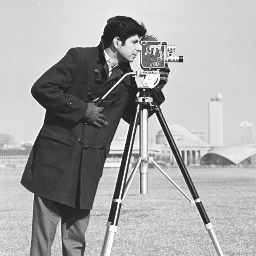
#> input picture cameraman.png, 256 x 256 px, found by its file name
$ python test_single_image.py
#> lines starting #> are read from the running program, lines starting #| are printed output that depends on the picture; after the words box and inside, x2 and y2 are one past the last pixel; in counts of white or black regions, pixels touching at a corner belong together; long printed decimals are rounded
### chaotic_maps/coupled_3d_uint64.py
MASK = (1 << 64) - 1


def chaotic_map_step(x, y, z, r1, r2, r3):

    x = int(x) & MASK
    y = int(y) & MASK
    z = int(z) & MASK

    r1 = int(r1) | 1  # force odd
    r2 = int(r2) | 1
    r3 = int(r3) | 1

    # Linear coupling
    x_new = (x * r1 + y) & MASK
    y_new = (y * r2 + z) & MASK
    z_new = (z * r3 + x_new) & MASK

    # Bit diffusion
    x_new = (x_new ^ (x_new >> 17)) & MASK
    y_new = (y_new ^ (y_new >> 23)) & MASK
    z_new = (z_new ^ (z_new >> 29)) & MASK

    return x_new, y_new, z_new

def initialize_state(seed_params: dict, config: dict):

    x = seed_params["x0"] & MASK
    y = seed_params["y0"] & MASK
    z = seed_params["z0"] & MASK

    r1 = seed_params["r1"] & MASK
    r2 = seed_params["r2"] & MASK
    r3 = seed_params["r3"] & MASK

    discard = config["lightweight_3d_uint64"]["discard_transient"]

    # Transient discard
    for _ in range(discard):
        x, y, z = chaotic_map_step(x, y, z, r1, r2, r3)

    return {
        "x": x,
        "y": y,
        "z": z,
        "r1": r1,
        "r2": r2,
        "r3": r3
    }


def iterate(state: dict):

    x, y, z = chaotic_map_step(
        state["x"],
        state["y"],
        state["z"],
        state["r1"],
        state["r2"],
        state["r3"]
    )

    state["x"] = x
    state["y"] = y
    state["z"] = z

    return state


# [6 lines left out: function iterate_n, not called in this run]

### encryption/lightweight_image_encryptor.py
import numpy as np

from keygen.seed_derivation import derive_seed_sha512, split_seed
from chaotic_maps.coupled_3d_uint64 import initialize_state
from encryption.block_processor import encrypt_block, decrypt_block


# Utility: Split Image into Blocks
def split_into_blocks(image, block_size):
    h, w = image.shape
    blocks = []

    for i in range(0, h, block_size):
        for j in range(0, w, block_size):
            blocks.append(image[i:i+block_size, j:j+block_size])

    return blocks


def reconstruct_from_blocks(blocks, image_shape, block_size):
    h, w = image_shape
    reconstructed = np.zeros((h, w), dtype=np.uint8)

    idx = 0
    for i in range(0, h, block_size):
        for j in range(0, w, block_size):
            reconstructed[i:i+block_size, j:j+block_size] = blocks[idx]
            idx += 1

    return reconstructed

# Encryption
def encrypt_image(image, key_bytes, iv_bytes, config, return_keystream=False):

    image = image.astype(np.uint8)

    block_size = config["lightweight_3d_uint64"]["block_size"]

    # 1. Seed derivation
    seed = derive_seed_sha512(key_bytes, iv_bytes)
    seed_params = split_seed(seed)

    # 2. Initialize chaotic state
    state = initialize_state(seed_params, config)

    # 3. Initialize C_prev from IV (last byte)
    c_prev = iv_bytes[-1]

    # 4. Process blocks
    blocks = split_into_blocks(image, block_size)
    encrypted_blocks = []
    all_keystream = []

    for block in blocks:
        block = block.copy()
        encrypted_block, state, ks = encrypt_block(
            block,
            state,
            config
        )
        encrypted_blocks.append(encrypted_block)
        ks_array = np.frombuffer(ks, dtype=np.uint8)
        all_keystream.append(ks_array)

    # 5. Reconstruct image
    cipher_image = reconstruct_from_blocks(
        encrypted_blocks,
        image.shape,
        block_size
    )

    if return_keystream:
        ks_full = np.concatenate(all_keystream).astype(np.uint8)
        return cipher_image, ks_full

    return cipher_image

    return cipher_image

# Decryption
# [37 lines left out: function decrypt_image, not called in this run]

### encryption/block_processor.py
# IMAGE_ENCRYPTION/encryption/block_processor.py

import numpy as np

from keygen.keystream_generator import generate_keystream, generate_control_stream
from permutation.hybrid_collision import (
    encrypt_hybrid_collision,
    decrypt_hybrid_collision
)
from permutation.dynamic_scan import select_scan_mode, scan_indices
from diffusion.stateless_diffusion import (
    encrypt_stateless_diffusion_block,
    decrypt_stateless_diffusion_block
)
from diffusion.bitplane_mixing import (
    encrypt_bitplane_mix,
    decrypt_bitplane_mix
)

# ============================================================
# Encryption
# ============================================================

def encrypt_block(block, state, config):

    B = block.shape[0]
    num_pixels = B * B

    # 1. Generate control entropy
    control, state = generate_control_stream(state, num_pixels, config)

    rotation_vals = control["rotation_vals"]
    collision_bits = control["collision_bits"]
    bitplane_masks = control["bitplane_masks"]

    # 2. Select scan mode
    scan_selector = rotation_vals[0]
    mode = select_scan_mode(scan_selector, config)
    indices = scan_indices(block.shape, mode)

    # 3. Hybrid collision (spatial)
    block = encrypt_hybrid_collision(block, collision_bits)

    # 4. Generate keystream
    keystream, state = generate_keystream(state, num_pixels)
    raw_keystream = keystream

    # 5. Stateless keyed diffusion
    block = encrypt_stateless_diffusion_block(
        block,
        keystream,
        rotation_vals,
        indices
    )

    # 6. Bitplane adaptive mixing
    block = encrypt_bitplane_mix(
        block,
        rotation_vals,
        bitplane_masks,
        config
    )

    block_sum = int(np.sum(block)) & ((1 << 64) - 1)

    # state["r1"] ^= block_sum
    # state["r2"] ^= (block_sum << 1) & ((1 << 64) - 1)
    # state["r3"] ^= (block_sum << 2) & ((1 << 64) - 1)

    return block, state, raw_keystream


# ============================================================
# Decryption
# ============================================================

# [49 lines left out: function decrypt_block, not called in this run]

### keygen/keystream_generator.py
from chaotic_maps.coupled_3d_uint64 import iterate

MASK_8 = 0xFF

# Keystream Generation (for XOR diffusion)
def generate_keystream(state: dict, n_bytes: int):

    keystream = bytearray()

    while len(keystream) < n_bytes:
        state = iterate(state)

        x = state["x"]
        y = state["y"]
        z = state["z"]

        # Extract 1 byte from each variable (LSB)
        keystream.append(x & MASK_8)
        if len(keystream) < n_bytes:
            keystream.append(y & MASK_8)
        if len(keystream) < n_bytes:
            keystream.append(z & MASK_8)

    return bytes(keystream[:n_bytes]), state


# Control Stream Generation
def generate_control_stream(state: dict, n_elements: int, config: dict):

    rotation_vals = []
    collision_bits = []
    bitplane_masks = []

    rotation_width = config["lightweight_3d_uint64"]["rotation_bit_width"]
    bitplane_mask_bits = config["lightweight_3d_uint64"]["bitplane_mask_bits"]

    for _ in range(n_elements):
        state = iterate(state)

        x = state["x"]
        y = state["y"]
        z = state["z"]

        # Rotation amount (bounded)
        rotation_vals.append(x % rotation_width)

        # Single-bit collision decision
        collision_bits.append(y & 1)

        # Bitplane mask (lower bits only)
        mask = z & ((1 << bitplane_mask_bits) - 1)
        bitplane_masks.append(mask)

    control = {
        "rotation_vals": rotation_vals,
        "collision_bits": collision_bits,
        "bitplane_masks": bitplane_masks
    }

    return control, state

### analysis/security_metrics/differential.py
import numpy as np


def compute_npcr(cipher1: np.ndarray, cipher2: np.ndarray) -> float:
    diff = cipher1 != cipher2
    return np.sum(diff) * 100.0 / cipher1.size


def compute_uaci(cipher1: np.ndarray, cipher2: np.ndarray) -> float:
    return np.mean(
        np.abs(cipher1.astype(np.int32) -
               cipher2.astype(np.int32)) / 255.0
    ) * 100.0

### keygen/seed_derivation.py
# IMAGE_ENCRYPTION/keygen/seed_derivation.py

import hashlib

MASK = (1 << 64) - 1


def derive_seed_sha512(key_bytes: bytes, iv_bytes: bytes) -> bytes:
    """
    Derive 512-bit seed using SHA512(key || iv).
    """

    if not isinstance(key_bytes, (bytes, bytearray)):
        raise TypeError("key_bytes must be bytes")

    if not isinstance(iv_bytes, (bytes, bytearray)):
        raise TypeError("iv_bytes must be bytes")

    hasher = hashlib.sha512()
    hasher.update(key_bytes)
    hasher.update(iv_bytes)

    return hasher.digest()  # 64 bytes


def split_seed(seed: bytes) -> dict:
    """
    Split SHA512 seed into:
        x0, y0, z0  (state variables)
        r1, r2, r3  (multipliers)

    Layout (big-endian):

        0–7    → x0
        8–15   → y0
        16–23  → z0
        24–31  → r1
        32–39  → r2
        40–47  → r3

    Remaining 16 bytes reserved.
    """

    if len(seed) != 64:
        raise ValueError("Seed must be 64 bytes (SHA512 output)")

    def bytes_to_uint64(b: bytes) -> int:
        return int.from_bytes(b, byteorder="big", signed=False) & MASK

    x0 = bytes_to_uint64(seed[0:8])
    y0 = bytes_to_uint64(seed[8:16])
    z0 = bytes_to_uint64(seed[16:24])

    r1 = bytes_to_uint64(seed[24:32])
    r2 = bytes_to_uint64(seed[32:40])
    r3 = bytes_to_uint64(seed[40:48])

    # Prevent zero-state collapse
    if x0 == 0:
        x0 = 1
    if y0 == 0:
        y0 = 1
    if z0 == 0:
        z0 = 1

    # Ensure multipliers are odd (important for mod 2^64 mixing)
    r1 = (r1 | 1) & MASK
    r2 = (r2 | 1) & MASK
    r3 = (r3 | 1) & MASK

    return {
        "x0": x0,
        "y0": y0,
        "z0": z0,
        "r1": r1,
        "r2": r2,
        "r3": r3
    }

### permutation/hybrid_collision.py
import numpy as np

def encrypt_hybrid_collision(block, collision_bits):

    B = block.shape[0]
    half = B // 2

    top = block[:half, :].copy()
    bottom = block[half:, :].copy()

    idx = 0

    for i in range(half):
        for j in range(B):

            decision = collision_bits[idx]

            if decision == 1:
                top[i, j], bottom[i, j] = bottom[i, j], top[i, j]

            idx += 1

    block[:half, :] = top
    block[half:, :] = bottom

    return block


def decrypt_hybrid_collision(block, collision_bits):

    return encrypt_hybrid_collision(block, collision_bits)

### permutation/dynamic_scan.py

def select_scan_mode(scan_selector_value, config):

    modes = config["lightweight_3d_uint64"]["scan_modes"]
    index = scan_selector_value % len(modes)

    return modes[index]

def scan_indices(block_shape, mode):

    B = block_shape[0]
    indices = []

    if mode == "row":
        for i in range(B):
            for j in range(B):
                indices.append((i, j))

    elif mode == "column":
        for j in range(B):
            for i in range(B):
                indices.append((i, j))

    elif mode == "reverse":
        for i in reversed(range(B)):
            for j in reversed(range(B)):
                indices.append((i, j))

    elif mode == "zigzag":
        for s in range(2 * B - 1):
            if s % 2 == 0:
                for i in range(B):
                    j = s - i
                    if 0 <= j < B:
                        indices.append((i, j))
            else:
                for i in reversed(range(B)):
                    j = s - i
                    if 0 <= j < B:
                        indices.append((i, j))

    else:
        raise ValueError(f"Unsupported scan mode: {mode}")

    return indices

### diffusion/stateless_diffusion.py
import numpy as np

def rotl8(value, r):
    r = r % 8
    return ((value << r) | (value >> (8 - r))) & 0xFF

def rotr8(value, r):
    r = r % 8
    return ((value >> r) | (value << (8 - r))) & 0xFF


def encrypt_stateless_diffusion_block(
    block,
    keystream,
    rotation_vals,
    scan_indices
):
    encrypted = block.copy()
    idx = 0
    prev_c = 0

    for (i, j) in scan_indices:
        P = int(encrypted[i, j])
        K = int(keystream[idx])
        r = int(rotation_vals[idx])

        # Intra-block chained diffusion
        mixed = ((P ^ K) + prev_c) % 256
        C = rotl8(mixed, r)

        encrypted[i, j] = C
        prev_c = C
        idx += 1

    return encrypted


# [24 lines left out: function decrypt_stateless_diffusion_block, not called in this run]

### diffusion/bitplane_mixing.py
import numpy as np

def rotl_n(value, r, width):
    r = r % width
    return ((value << r) | (value >> (width - r))) & ((1 << width) - 1)


def rotr_n(value, r, width):
    r = r % width
    return ((value >> r) | (value << (width - r))) & ((1 << width) - 1)

def encrypt_bitplane_mix(block, rotation_vals, bitplane_masks, config):

    msb_mask = config["lightweight_3d_uint64"]["msb_mask"]
    lsb_mask = config["lightweight_3d_uint64"]["lsb_mask"]
    rotation_max = config["lightweight_3d_uint64"]["bitplane_rotation_max"]

    B = block.shape[0]
    mixed = block.copy()

    idx = 0

    for i in range(B):
        for j in range(B):

            pixel = int(mixed[i, j])

            msb = (pixel & msb_mask) >> 4
            lsb = pixel & lsb_mask

            r = (rotation_vals[idx] % rotation_max) + 1
            mask = bitplane_masks[idx] & lsb_mask

            # Rotate MSB (4-bit width assumed)
            msb = rotl_n(msb, r, 4)

            # XOR LSB
            lsb = lsb ^ mask

            mixed[i, j] = ((msb << 4) | lsb) & 0xFF

            idx += 1

    return mixed

# [33 lines left out: function decrypt_bitplane_mix, not called in this run]

### analysis/evaluator.py
import time
import psutil
import os
import statistics
import tracemalloc

from analysis.security_metrics.quality import compute_psnr, compute_ssim
from analysis.security_metrics.entropy import compute_entropy
from analysis.security_metrics.correlation import (
    horizontal_correlation,
    vertical_correlation,
    diagonal_correlation
)
from analysis.security_metrics.differential import compute_npcr, compute_uaci
from analysis.security_metrics.chi_square import compute_chi_square

import matplotlib.pyplot as plt


# ---------------------------------------------------------
# PLOTTING UTILITIES
# ---------------------------------------------------------

# [47 lines left out: functions _plot_histogram_comparison, _plot_correlation_comparison, not called in this run]


# ---------------------------------------------------------
# SECURITY EVALUATION
# ---------------------------------------------------------

def evaluate_security(original, encrypted, encrypted_modified=None, plot=False):

    results = {}

    # Numerical Metrics
    results["PSNR"] = compute_psnr(original, encrypted)
    results["SSIM"] = compute_ssim(original, encrypted)
    results["Entropy"] = compute_entropy(encrypted)

    results["Corr_H"] = horizontal_correlation(encrypted)
    results["Corr_V"] = vertical_correlation(encrypted)
    results["Corr_D"] = diagonal_correlation(encrypted)

    chi_val, p_val = compute_chi_square(encrypted)
    results["ChiSquare"] = chi_val
    results["Chi_p"] = p_val

    if encrypted_modified is not None:
        results["NPCR"] = compute_npcr(encrypted, encrypted_modified)
        results["UACI"] = compute_uaci(encrypted, encrypted_modified)

    # Plot only if explicitly requested
    if plot:
        _plot_histogram_comparison(original, encrypted)
        _plot_correlation_comparison(original, encrypted, "horizontal")
        _plot_correlation_comparison(original, encrypted, "vertical")
        _plot_correlation_comparison(original, encrypted, "diagonal")

    return results


# ---------------------------------------------------------
# COMPUTATIONAL EVALUATION
# ---------------------------------------------------------

# [70 lines left out: function evaluate_computation, not called in this run]


# ---------------------------------------------------------
# MASTER EVALUATION
# ---------------------------------------------------------

def evaluate(original, encrypted, encrypt_function,
             encrypted_modified=None, num_runs=10, plot=False):

    security = evaluate_security(
        original,
        encrypted,
        encrypted_modified,
        plot=False
    )

    # computation = evaluate_computation(
    #     original,
    #     encrypt_function,
    #     num_runs
    # )

    return { **security}

### analysis/security_metrics/quality.py
import numpy as np
from skimage.metrics import structural_similarity as ssim


def compute_psnr(original: np.ndarray, encrypted: np.ndarray) -> float:
    mse = np.mean((original.astype(np.float64) -
                   encrypted.astype(np.float64)) ** 2)
    if mse == 0:
        return float('inf')
    return 10 * np.log10((255 ** 2) / mse)


def compute_ssim(original: np.ndarray, encrypted: np.ndarray) -> float:
    return ssim(original, encrypted, data_range=255)

### analysis/security_metrics/entropy.py
import numpy as np


def compute_entropy(image: np.ndarray) -> float:
    histogram = np.histogram(
        image.flatten(),
        bins=256,
        range=(0, 256)
    )[0]

    prob = histogram / np.sum(histogram)
    prob = prob[prob > 0]

    return -np.sum(prob * np.log2(prob))

### analysis/security_metrics/correlation.py
import numpy as np


def horizontal_correlation(image: np.ndarray) -> float:
    x = image[:, :-1].flatten()
    y = image[:, 1:].flatten()
    return np.corrcoef(x, y)[0, 1]


def vertical_correlation(image: np.ndarray) -> float:
    x = image[:-1, :].flatten()
    y = image[1:, :].flatten()
    return np.corrcoef(x, y)[0, 1]


def diagonal_correlation(image: np.ndarray) -> float:
    x = image[:-1, :-1].flatten()
    y = image[1:, 1:].flatten()
    return np.corrcoef(x, y)[0, 1]

### analysis/security_metrics/chi_square.py
import numpy as np
from scipy.stats import chisquare


def compute_chi_square(image: np.ndarray):
    histogram = np.histogram(
        image.flatten(),
        bins=256,
        range=(0, 256)
    )[0]

    expected = np.ones(256) * (image.size / 256)

    chi_value, p_value = chisquare(histogram, expected)

    return chi_value, p_value

### runners/test_single_image.py
import cv2
import numpy as np
import secrets

from config.default_config import CONFIG
from encryption.lightweight_image_encryptor import encrypt_image, decrypt_image
from analysis.evaluator import evaluate


# ------------------------------------------------------------------
# Load Image
# ------------------------------------------------------------------
image_path = "cameraman.png"
img = cv2.imread(image_path, 0)
#> img is the input picture: shape (256, 256); min 22, max 255, mean 166.9

if img is None:
    raise ValueError("Image not found.")


# ------------------------------------------------------------------
# Key / IV Generation
# ------------------------------------------------------------------
key_size_bytes = CONFIG["lightweight_3d_uint64"]["key_size_bits"] // 8
iv_size_bytes = CONFIG["lightweight_3d_uint64"]["iv_size_bits"] // 8

key = secrets.token_bytes(key_size_bytes)
iv = secrets.token_bytes(iv_size_bytes)


# ------------------------------------------------------------------
# Encryption
# ------------------------------------------------------------------
cipher = encrypt_image(img, key, iv, CONFIG)
#> after the loop in split_into_blocks, `for i in range(0, h, block_size):`: blocks = 64 items
#> the loop in encrypt_image, `for block in blocks:` made 64 passes
#> pass 1, in encrypt_block, `block = encrypt_stateless_diffusion_block( block, keystream, rotation_..`:
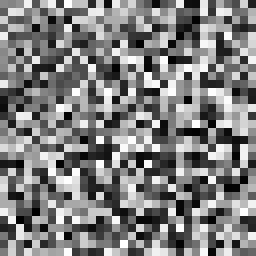
#> block: shape (32, 32) (shown 8 times larger); min 0, max 255, mean 126.8
#> pass 1, in encrypt_block, `block = encrypt_bitplane_mix( block, rotation_vals, bitplane_masks, co..`:
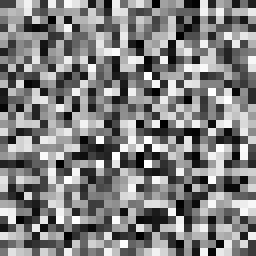
#> block: shape (32, 32) (shown 8 times larger); min 0, max 255, mean 128.1
#> after the loop in reconstruct_from_blocks, `for i in range(0, h, block_size):`:
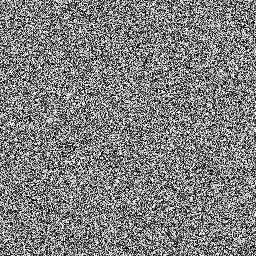
#> reconstructed: shape (256, 256); min 0, max 255, mean 127.3


# ------------------------------------------------------------------
# Differential Attack Setup (NPCR / UACI)
# ------------------------------------------------------------------
img_modified = img.copy()
img_modified[0, 0] ^= 1
#> img_modified: shape (256, 256); under 0.01% of pixels changed, all inside (x1, y1, x2, y2) = (0, 0, 1, 1)

cipher2 = encrypt_image(img_modified, key, iv, CONFIG)
#> the loop in encrypt_image (call 2), `for block in blocks:` made 64 passes
#> pass 1, in encrypt_block (call 65), `block = encrypt_stateless_diffusion_block( block, keystream, rotation_..`:
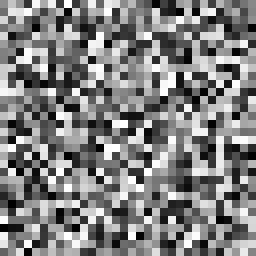
#> block: shape (32, 32) (shown 8 times larger); min 0, max 255, mean 127.9
#> pass 1, in encrypt_block (call 65), `block = encrypt_bitplane_mix( block, rotation_vals, bitplane_masks, co..`:
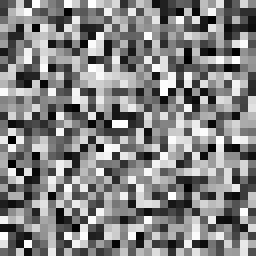
#> block: shape (32, 32) (shown 8 times larger); min 0, max 255, mean 130.9


# ------------------------------------------------------------------
# Metric Evaluation
# ------------------------------------------------------------------
results = evaluate(
    original=img,
    encrypted=cipher,
    encrypted_modified=cipher2,
    encrypt_function=lambda x: encrypt_image(x, key, iv, CONFIG)
)
#> in compute_npcr, `diff = cipher1 != cipher2`:
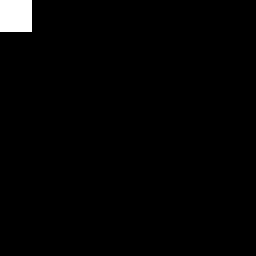
#> diff: shape (256, 256) bool; 1.6% white; 1 white region, box (x1, y1, x2, y2) and area: (0, 0, 32, 32) 1024

for k, v in results.items():
    print(f"{k}: {v}")
#> this loop made 10 passes
#> (k, v) on passes 1 to 10: ('PSNR', 7.43), ('SSIM', 0.00856), ('Entropy', 8), ('Corr_H', -2.81e-07), ('Corr_V', 0.00699), ('Corr_D', 0.00122), ('ChiSquare', 252), ('Chi_p', 0.541), ('NPCR', 1.56), ('UACI', 0.502)
#| PSNR: 7.427
#| SSIM: 0.008562
#| Entropy: 7.997
#| Corr_H: -2.8107929294683185e-07
#| Corr_V: 0.006986
#| Corr_D: 0.001224
#| ChiSquare: 252.0
#| Chi_p: 0.5413
#> (further printed lines are left out)
